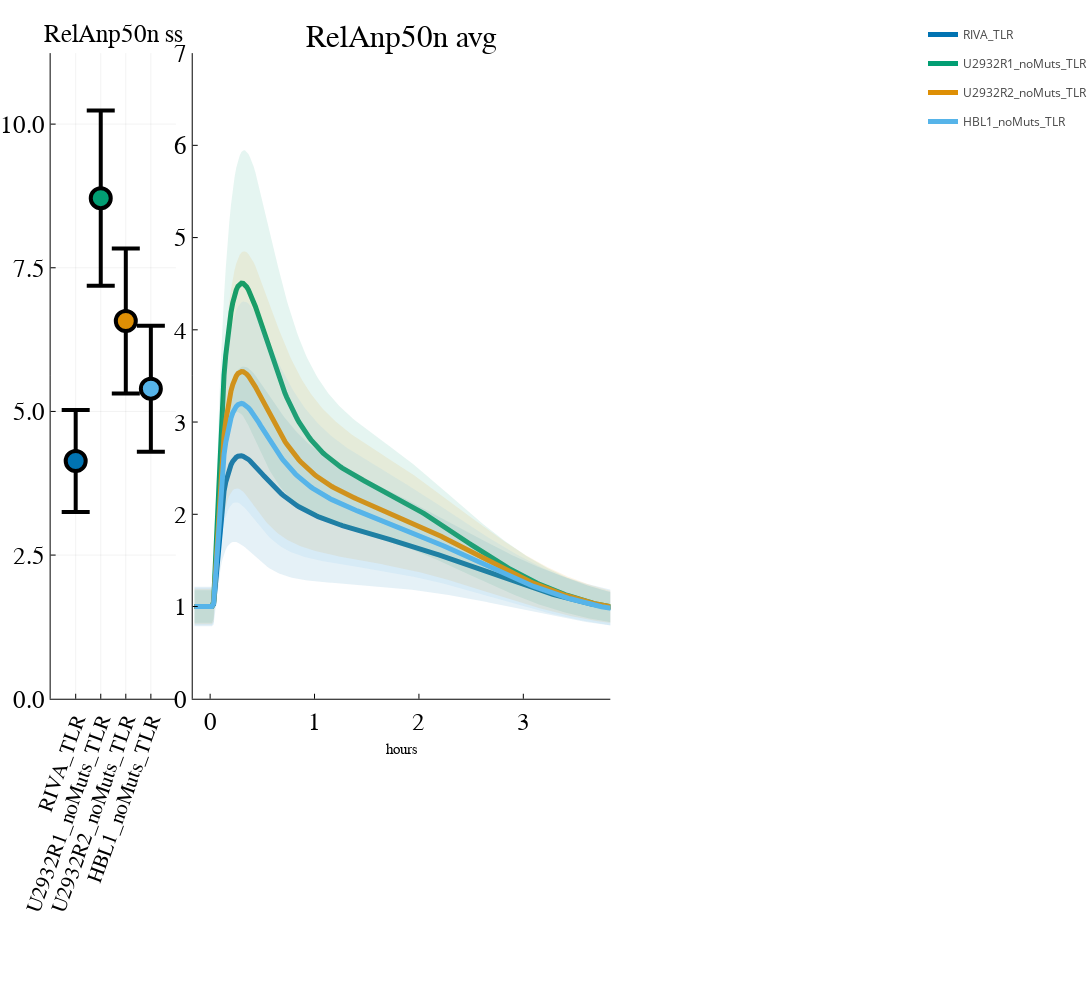

Source (notebook cell):
### Markdown cell above
# Figure 5

### Code cell
include("plotAllSpeciesNormalised.jl")
#toPlot=["U2932R1_noMuts_TLR","U2932R2_noMuts_TLR","U2932R1_CD79Muts_TLR","U2932R2_CD79Muts_TLR","HBL1_noMuts_TLR","HBL1_myd88_Muts_TLR","HBL1_CD79B_Muts_TLR","HBL1_myd88CD79B_Muts_TLR","RIVA_TLR"]
toPlot=["RIVA_TLR","U2932R1_noMuts_TLR","U2932R2_noMuts_TLR","HBL1_noMuts_TLR",]
hoursToPlot=4
thisColorArray=colorArray[[1,3,2,10]]
plotAllSpeciesNormalised(["RelAnp50n"],toPlot,thisColorArray,first_cell,last_cell,folder,hoursToPlot,7,1)

### Figure 1 — Plotly figure (JSON) as saved in the notebook; plotly's stock layout.template omitted (floating-point values rounded to 4 significant figures; data arrays with more than 128 entries replaced by an {"elided": "..."} marker saying what was removed)
{"data": [{"colorbar": {"title": ""}, "legendgroup": "", "line": {"color": "rgba(0, 0, 0, 1.000)", "dash": "solid", "shape": "linear", "width": 4}, "marker": {"color": "rgba(0, 0, 0, 1.000)", "line": {"color": "rgba(0, 0, 0, 1.000)", "width": 4}, "size": 20, "symbol": "line-ew"}, "mode": "lines+markers", "name": "", "showlegend": false, "type": "scatter", "x": [1, 1], "xaxis": "x1", "y": [3.25, 5.024], "yaxis": "y1", "zmax": null, "zmin": null}, {"colorbar": {"title": ""}, "legendgroup": "", "marker": {"color": "rgba(1, 115, 178, 1.000)", "line": {"color": "rgba(0, 0, 0, 1.000)", "width": 4}, "size": 20, "symbol": "circle"}, "mode": "markers", "name": "", "showlegend": false, "type": "scatter", "x": [1], "xaxis": "x1", "y": [4.137], "yaxis": "y1", "zmax": null, "zmin": null}, {"colorbar": {"title": ""}, "legendgroup": "", "line": {"color": "rgba(0, 0, 0, 1.000)", "dash": "solid", "shape": "linear", "width": 4}, "marker": {"color": "rgba(0, 0, 0, 1.000)", "line": {"color": "rgba(0, 0, 0, 1.000)", "width": 4}, "size": 20, "symbol": "line-ew"}, "mode": "lines+markers", "name": "", "showlegend": false, "type": "scatter", "x": [2, 2], "xaxis": "x1", "y": [7.186, 10.24], "yaxis": "y1", "zmax": null, "zmin": null}, {"colorbar": {"title": ""}, "legendgroup": "", "marker": {"color": "rgba(2, 158, 115, 1.000)", "line": {"color": "rgba(0, 0, 0, 1.000)", "width": 4}, "size": 20, "symbol": "circle"}, "mode": "markers", "name": "", "showlegend": false, "type": "scatter", "x": [2], "xaxis": "x1", "y": [8.711], "yaxis": "y1", "zmax": null, "zmin": null}, {"colorbar": {"title": ""}, "legendgroup": "", "line": {"color": "rgba(0, 0, 0, 1.000)", "dash": "solid", "shape": "linear", "width": 4}, "marker": {"color": "rgba(0, 0, 0, 1.000)", "line": {"color": "rgba(0, 0, 0, 1.000)", "width": 4}, "size": 20, "symbol": "line-ew"}, "mode": "lines+markers", "name": "", "showlegend": false, "type": "scatter", "x": [3, 3], "xaxis": "x1", "y": [5.313, 7.835], "yaxis": "y1", "zmax": null, "zmin": null}, {"colorbar": {"title": ""}, "legendgroup": "", "marker": {"color": "rgba(222, 143, 5, 1.000)", "line": {"color": "rgba(0, 0, 0, 1.000)", "width": 4}, "size": 20, "symbol": "circle"}, "mode": "markers", "name": "", "showlegend": false, "type": "scatter", "x": [3], "xaxis": "x1", "y": [6.574], "yaxis": "y1", "zmax": null, "zmin": null}, {"colorbar": {"title": ""}, "legendgroup": "", "line": {"color": "rgba(0, 0, 0, 1.000)", "dash": "solid", "shape": "linear", "width": 4}, "marker": {"color": "rgba(0, 0, 0, 1.000)", "line": {"color": "rgba(0, 0, 0, 1.000)", "width": 4}, "size": 20, "symbol": "line-ew"}, "mode": "lines+markers", "name": "", "showlegend": false, "type": "scatter", "x": [4, 4], "xaxis": "x1", "y": [4.299, 6.492], "yaxis": "y1", "zmax": null, "zmin": null}, {"colorbar": {"title": ""}, "legendgroup": "", "marker": {"color": "rgba(86, 180, 233, 1.000)", "line": {"color": "rgba(0, 0, 0, 1.000)", "width": 4}, "size": 20, "symbol": "circle"}, "mode": "markers", "name": "", "showlegend": false, "type": "scatter", "x": [4], "xaxis": "x1", "y": [5.396], "yaxis": "y1", "zmax": null, "zmin": null}, {"colorbar": {"title": ""}, "fill": "tozeroy", "fillcolor": "rgba(1, 115, 178, 0.100)", "legendgroup": "RIVA_TLR", "line": {"color": "rgba(1, 115, 178, 1.000)", "dash": "solid", "shape": "linear", "width": 0}, "mode": "lines", "name": "RIVA_TLR", "showlegend": false, "type": "scatter", "x": {"elided": "962 int values"}, "xaxis": "x2", "y": {"elided": "962 float values"}, "yaxis": "y2", "zmax": null, "zmin": null}, {"colorbar": {"title": ""}, "fillrange": {"elided": "2x481 float values"}, "legendgroup": "RIVA_TLR", "line": {"color": "rgba(1, 115, 178, 1.000)", "dash": "solid", "shape": "linear", "width": 5}, "mode": "lines", "name": "RIVA_TLR", "showlegend": true, "type": "scatter", "x": {"elided": "481 int values"}, "xaxis": "x2", "y": {"elided": "481 float values"}, "yaxis": "y2", "zmax": null, "zmin": null}, {"colorbar": {"title": ""}, "fill": "tozeroy", "fillcolor": "rgba(2, 158, 115, 0.100)", "legendgroup": "U2932R1_noMuts_TLR", "line": {"color": "rgba(2, 158, 115, 1.000)", "dash": "solid", "shape": "linear", "width": 0}, "mode": "lines", "name": "U2932R1_noMuts_TLR", "showlegend": false, "type": "scatter", "x": {"elided": "962 int values"}, "xaxis": "x2", "y": {"elided": "962 float values"}, "yaxis": "y2", "zmax": null, "zmin": null}, {"colorbar": {"title": ""}, "fillrange": {"elided": "2x481 float values"}, "legendgroup": "U2932R1_noMuts_TLR", "line": {"color": "rgba(2, 158, 115, 1.000)", "dash": "solid", "shape": "linear", "width": 5}, "mode": "lines", "name": "U2932R1_noMuts_TLR", "showlegend": true, "type": "scatter", "x": {"elided": "481 int values"}, "xaxis": "x2", "y": {"elided": "481 float values"}, "yaxis": "y2", "zmax": null, "zmin": null}, {"colorbar": {"title": ""}, "fill": "tozeroy", "fillcolor": "rgba(222, 143, 5, 0.100)", "legendgroup": "U2932R2_noMuts_TLR", "line": {"color": "rgba(222, 143, 5, 1.000)", "dash": "solid", "shape": "linear", "width": 0}, "mode": "lines", "name": "U2932R2_noMuts_TLR", "showlegend": false, "type": "scatter", "x": {"elided": "962 int values"}, "xaxis": "x2", "y": {"elided": "962 float values"}, "yaxis": "y2", "zmax": null, "zmin": null}, {"colorbar": {"title": ""}, "fillrange": {"elided": "2x481 float values"}, "legendgroup": "U2932R2_noMuts_TLR", "line": {"color": "rgba(222, 143, 5, 1.000)", "dash": "solid", "shape": "linear", "width": 5}, "mode": "lines", "name": "U2932R2_noMuts_TLR", "showlegend": true, "type": "scatter", "x": {"elided": "481 int values"}, "xaxis": "x2", "y": {"elided": "481 float values"}, "yaxis": "y2", "zmax": null, "zmin": null}, {"colorbar": {"title": ""}, "fill": "tozeroy", "fillcolor": "rgba(86, 180, 233, 0.100)", "legendgroup": "HBL1_noMuts_TLR", "line": {"color": "rgba(86, 180, 233, 1.000)", "dash": "solid", "shape": "linear", "width": 0}, "mode": "lines", "name": "HBL1_noMuts_TLR", "showlegend": false, "type": "scatter", "x": {"elided": "962 int values"}, "xaxis": "x2", "y": {"elided": "962 float values"}, "yaxis": "y2", "zmax": null, "zmin": null}, {"colorbar": {"title": ""}, "fillrange": {"elided": "2x481 float values"}, "legendgroup": "HBL1_noMuts_TLR", "line": {"color": "rgba(86, 180, 233, 1.000)", "dash": "solid", "shape": "linear", "width": 5}, "mode": "lines", "name": "HBL1_noMuts_TLR", "showlegend": true, "type": "scatter", "x": {"elided": "481 int values"}, "xaxis": "x2", "y": {"elided": "481 float values"}, "yaxis": "y2", "zmax": null, "zmin": null}], "layout": {"annotations": [{"font": {"color": "rgba(0, 0, 0, 1.000)", "family": "sans-serif", "size": 25}, "rotation": 0, "showarrow": false, "text": "RelAnp50n ss", "x": 0.1252, "xanchor": "center", "xref": "paper", "y": 1, "yanchor": "top", "yref": "paper"}, {"font": {"color": "rgba(0, 0, 0, 1.000)", "family": "sans-serif", "size": 31}, "rotation": 0, "showarrow": false, "text": "RelAnp50n avg", "x": 0.4437, "xanchor": "center", "xref": "paper", "y": 1, "yanchor": "top", "yref": "paper"}], "height": 1000, "legend_position": {"bgcolor": "rgba(255, 255, 255, 1.000)", "bordercolor": "rgba(0, 0, 0, 1.000)", "borderwidth": 1, "font": {"color": "rgba(0, 0, 0, 1.000)", "family": "sans-serif", "size": 11}, "title": {"font": {"color": "rgba(0, 0, 0, 1.000)", "family": "sans-serif", "size": 15}, "text": ""}, "tracegroupgap": 0, "traceorder": "normal", "x": 1, "xanchor": "auto", "y": 1, "yanchor": "auto"}, "margin": {"b": 20, "l": 0, "r": 0, "t": 20}, "paper_bgcolor": "rgba(255, 255, 255, 1.000)", "plot_bgcolor": "rgba(255, 255, 255, 1.000)", "showlegend": true, "width": 1500, "xaxis1": {"anchor": "y1", "domain": [0.05596, 0.1944], "gridcolor": "rgba(0, 0, 0, 0.100)", "gridwidth": 0.5, "linecolor": "rgba(0, 0, 0, 1.000)", "mirror": false, "range": [0, 5], "showgrid": true, "showline": true, "showticklabels": true, "tickangle": -70, "tickcolor": "rgb(0, 0, 0)", "tickfont": {"color": "rgba(0, 0, 0, 1.000)", "family": "sans-serif", "size": 21}, "tickmode": "array", "ticks": "inside", "ticktext": ["RIVA_TLR", "U2932R1_noMuts_TLR", "U2932R2_noMuts_TLR", "HBL1_noMuts_TLR"], "tickvals": [1, 2, 3, 4], "title": "", "titlefont": {"color": "rgba(0, 0, 0, 1.000)", "family": "sans-serif", "size": 15}, "type": "-", "visible": true, "zeroline": false, "zerolinecolor": "rgba(0, 0, 0, 1.000)"}, "xaxis2": {"anchor": "y2", "domain": [0.213, 0.6744], "gridcolor": "rgba(0, 0, 0, 0.100)", "gridwidth": 0.5, "linecolor": "rgba(0, 0, 0, 1.000)", "mirror": false, "range": [0, 240], "showgrid": false, "showline": true, "showticklabels": true, "tickangle": 0, "tickcolor": "rgb(0, 0, 0)", "tickfont": {"color": "rgba(0, 0, 0, 1.000)", "family": "sans-serif", "size": 25}, "tickmode": "array", "ticks": "inside", "ticktext": [0, 1, 2, 3, 4], "tickvals": [10, 70, 130, 190, 250], "title": "hours", "titlefont": {"color": "rgba(0, 0, 0, 1.000)", "family": "sans-serif", "size": 15}, "type": "-", "visible": true, "zeroline": false, "zerolinecolor": "rgba(0, 0, 0, 1.000)"}, "yaxis1": {"anchor": "x1", "domain": [0.293, 0.9655], "gridcolor": "rgba(0, 0, 0, 0.100)", "gridwidth": 0.5, "linecolor": "rgba(0, 0, 0, 1.000)", "mirror": false, "range": [0, 11.24], "showgrid": true, "showline": true, "showticklabels": true, "tickangle": 0, "tickcolor": "rgb(0, 0, 0)", "tickfont": {"color": "rgba(0, 0, 0, 1.000)", "family": "sans-serif", "size": 25}, "tickmode": "array", "ticks": "inside", "ticktext": ["0.0", "2.5", "5.0", "7.5", "10.0"], "tickvals": [0, 2.5, 5, 7.5, 10], "title": "", "titlefont": {"color": "rgba(0, 0, 0, 1.000)", "family": "sans-serif", "size": 15}, "type": "-", "visible": true, "zeroline": false, "zerolinecolor": "rgba(0, 0, 0, 1.000)"}, "yaxis2": {"anchor": "x2", "domain": [0.293, 0.9655], "gridcolor": "rgba(0, 0, 0, 0.100)", "gridwidth": 0.5, "linecolor": "rgba(0, 0, 0, 1.000)", "mirror": false, "range": [0, 7], "showgrid": false, "showline": true, "showticklabels": true, "tickangle": 0, "tickcolor": "rgb(0, 0, 0)", "tickfont": {"color": "rgba(0, 0, 0, 1.000)", "family": "sans-serif", "size": 25}, "tickmode": "array", "ticks": "inside", "ticktext": ["0", "1", "2", "3", "4", "5", "6", "7"], "tickvals": [0, 1, 2, 3, 4, 5, 6, 7], "title": "", "titlefont": {"color": "rgba(0, 0, 0, 1.000)", "family": "sans-serif", "size": 15}, "type": "-", "visible": true, "zeroline": false, "zerolinecolor": "rgba(0, 0, 0, 1.000)"}}}
